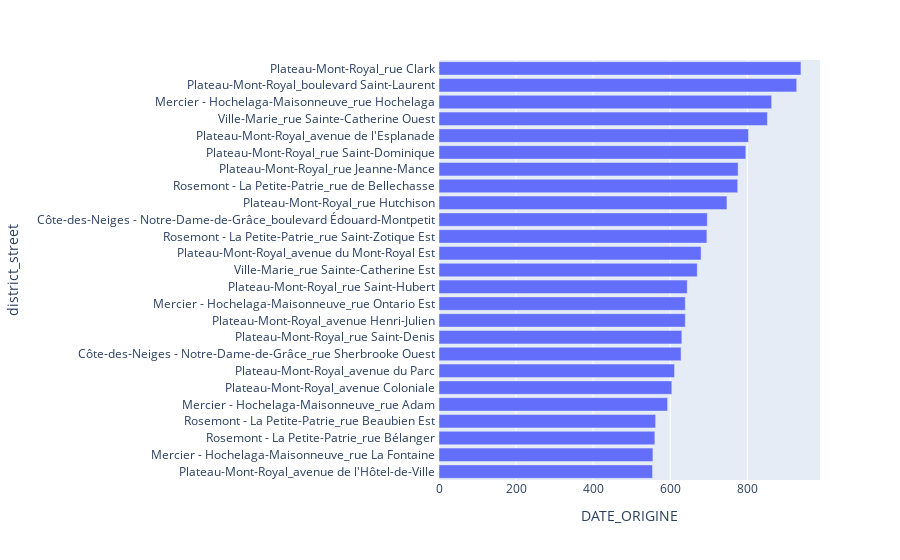

Notebook code for this chart:
### Markdown cell above
### Are there streets that are more problematic ?

### Code cell
data = df_remorquages_mtl.groupby(["district_street"]).\
                            count().\
                            sort_values("DATE_ORIGINE",ascending=True)
data = data.reset_index()
fig = px.bar(data.tail(25), x='DATE_ORIGINE', y='district_street')
fig.show()

### Figure 1 — Plotly figure (JSON) as saved in the notebook; plotly's stock layout.template omitted (floating-point values rounded to 4 significant figures)
{"data": [{"alignmentgroup": "True", "hovertemplate": "DATE_ORIGINE=%{x}<br>district_street=%{y}<extra></extra>", "legendgroup": "", "marker": {"color": "#636efa"}, "name": "", "offsetgroup": "", "orientation": "h", "showlegend": false, "textposition": "auto", "type": "bar", "x": [554, 555, 560, 562, 593, 604, 611, 628, 630, 639, 639, 644, 670, 680, 695, 696, 747, 775, 776, 796, 803, 852, 863, 928, 939], "xaxis": "x", "y": ["Plateau-Mont-Royal_avenue de l'Hôtel-de-Ville ", "Mercier - Hochelaga-Maisonneuve_rue La Fontaine ", "Rosemont - La Petite-Patrie_rue Bélanger ", "Rosemont - La Petite-Patrie_rue Beaubien Est ", "Mercier - Hochelaga-Maisonneuve_rue Adam ", "Plateau-Mont-Royal_avenue Coloniale ", "Plateau-Mont-Royal_avenue du Parc ", "Côte-des-Neiges - Notre-Dame-de-Grâce_rue Sherbrooke Ouest ", "Plateau-Mont-Royal_rue Saint-Denis ", "Plateau-Mont-Royal_avenue Henri-Julien ", "Mercier - Hochelaga-Maisonneuve_rue Ontario Est ", "Plateau-Mont-Royal_rue Saint-Hubert ", "Ville-Marie_rue Sainte-Catherine Est ", "Plateau-Mont-Royal_avenue du Mont-Royal Est ", "Rosemont - La Petite-Patrie_rue Saint-Zotique Est ", "Côte-des-Neiges - Notre-Dame-de-Grâce_boulevard Édouard-Montpetit ", "Plateau-Mont-Royal_rue Hutchison ", "Rosemont - La Petite-Patrie_rue de Bellechasse ", "Plateau-Mont-Royal_rue Jeanne-Mance ", "Plateau-Mont-Royal_rue Saint-Dominique ", "Plateau-Mont-Royal_avenue de l'Esplanade ", "Ville-Marie_rue Sainte-Catherine Ouest ", "Mercier - Hochelaga-Maisonneuve_rue Hochelaga ", "Plateau-Mont-Royal_boulevard Saint-Laurent ", "Plateau-Mont-Royal_rue Clark "], "yaxis": "y"}], "layout": {"barmode": "relative", "legend": {"tracegroupgap": 0}, "margin": {"t": 60}, "xaxis": {"anchor": "y", "domain": [0, 1], "title": {"text": "DATE_ORIGINE"}}, "yaxis": {"anchor": "x", "domain": [0, 1], "title": {"text": "district_street"}}}}
